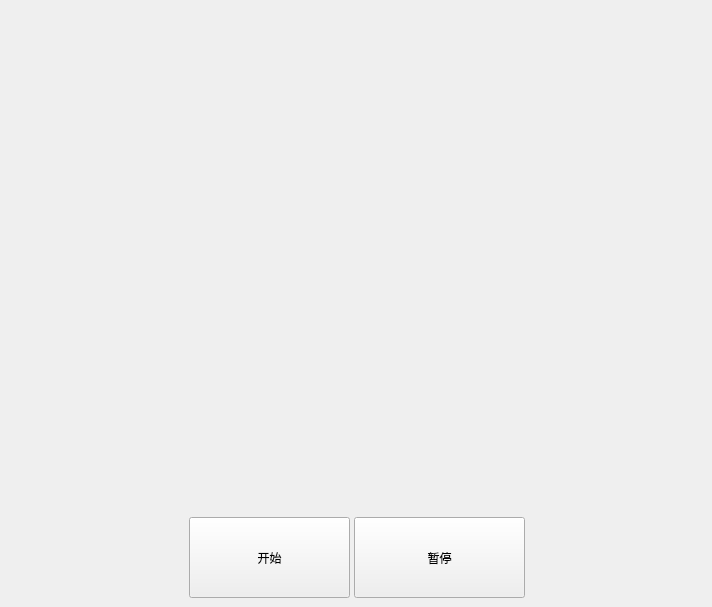
<?xml version="1.0" encoding="UTF-8"?>
<ui version="4.0">
 <class>Widget</class>
 <widget class="QWidget" name="Widget">
  <property name="geometry">
   <rect>
    <x>0</x>
    <y>0</y>
    <width>712</width>
    <height>607</height>
   </rect>
  </property>
  <property name="windowTitle">
   <string>Widget</string>
  </property>
  <widget class="QLabel" name="label">
   <property name="geometry">
    <rect>
     <x>60</x>
     <y>20</y>
     <width>581</width>
     <height>471</height>
    </rect>
   </property>
   <property name="mouseTracking">
    <bool>false</bool>
   </property>
   <property name="text">
    <string/>
   </property>
   <property name="scaledContents">
    <bool>true</bool>
   </property>
  </widget>
  <widget class="QPushButton" name="startButton">
   <property name="geometry">
    <rect>
     <x>189</x>
     <y>517</y>
     <width>161</width>
     <height>81</height>
    </rect>
   </property>
   <property name="text">
    <string>开始</string>
   </property>
  </widget>
  <widget class="QPushButton" name="stopButton">
   <property name="geometry">
    <rect>
     <x>354</x>
     <y>517</y>
     <width>171</width>
     <height>81</height>
    </rect>
   </property>
   <property name="text">
    <string>暂停</string>
   </property>
  </widget>
 </widget>
 <resources/>
 <connections/>
</ui>
